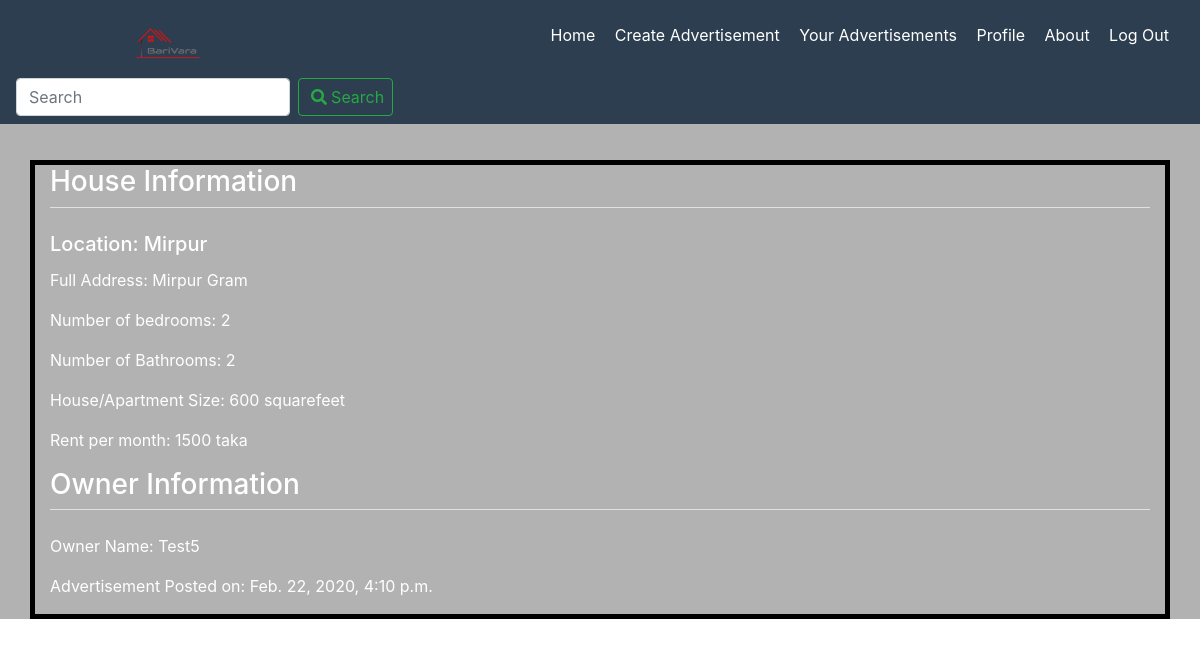
The page /BariVara/advertisements/1/ on the database its author committed.
### BariVara/models.py (models this page shows)
class advertisements(models.Model):
    place=models.CharField(max_length=30)
    address=models.CharField(max_length=50)
    bedroom=models.PositiveSmallIntegerField()
    bathroom=models.PositiveSmallIntegerField()
    rent=models.PositiveIntegerField()
    size=models.PositiveIntegerField()
    date_posted=models.DateTimeField(default=timezone.now)
    owner= models.ForeignKey(User,on_delete=models.CASCADE)
    slug=models.SlugField()

### BariVara/views.py (the view)
# urls.py: path('advertisements/<int:pk>/',AdvertisementDetailsView.as_view() , name='advertisement_details'),
class AdvertisementDetailsView(DetailView):
    model=advertisements
    template_name= 'BariVara/advertisement_details.html'

### BariVara/templates/BariVara/advertisement_details.html (shortened to what this page needs)
{% extends "BariVara/Base.html"%}
{% block content %}
<div class="container">
         <legend class="border-bottom mb-4"><h3>House Information</h3></legend>
         <h5 class="card-title">Location: {{object.place}} </h5>
         <p> Full Address: {{object.address}}</p>
         <p>Number of bedrooms: {{object.bedroom}}</p>
         <p>Number of Bathrooms: {{object.bathroom}}</p>
         <p>House/Apartment Size: {{object.size}} squarefeet</p>
         <p>Rent per month: {{object.rent}} taka</p>
         <legend class="border-bottom mb-4"><h3>Owner Information</h3></legend>
         <p>Owner Name: {{object.owner}}</p>
         <p>Advertisement Posted on: {{object.date_posted}}</p>
  </div>
{% endblock content %}

### BariVara/templates/BariVara/advertisement_details.html (style rules this page uses)
.container { margin-top: 3%; border: 5px solid black; }

### rows shown on the page
advertisements: place "Mirpur", address "Mirpur Gram", bedroom "2", bathroom "2", size "600", rent "1500", owner "Test5", date_posted "Feb. 22, 2020, 4:10 p.m."
